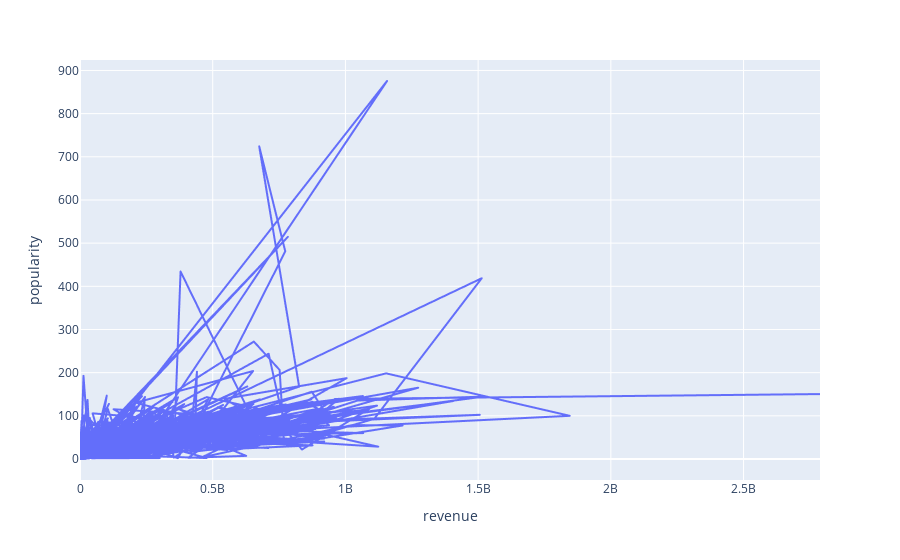

The cell this chart's notebook holds for it:
### Markdown cell above
## Q8: Use line chart to draw the relationship between revenue and popularity.

### Code cell
px.line(df, x='revenue', y='popularity')

### Figure 1 — Plotly figure (JSON) as saved in the notebook; plotly's stock layout.template omitted (floating-point values rounded to 4 significant figures; data arrays with more than 128 entries replaced by an {"elided": "..."} marker saying what was removed)
{"data": [{"hovertemplate": "revenue=%{x}<br>popularity=%{y}<extra></extra>", "legendgroup": "", "line": {"color": "#636efa", "dash": "solid"}, "marker": {"symbol": "circle"}, "mode": "lines", "name": "", "showlegend": false, "type": "scattergl", "x": {"elided": "4809 int values"}, "xaxis": "x", "y": {"elided": "4809 float values"}, "yaxis": "y"}], "layout": {"legend": {"tracegroupgap": 0}, "margin": {"t": 60}, "xaxis": {"anchor": "y", "domain": [0, 1], "title": {"text": "revenue"}}, "yaxis": {"anchor": "x", "domain": [0, 1], "title": {"text": "popularity"}}}}
